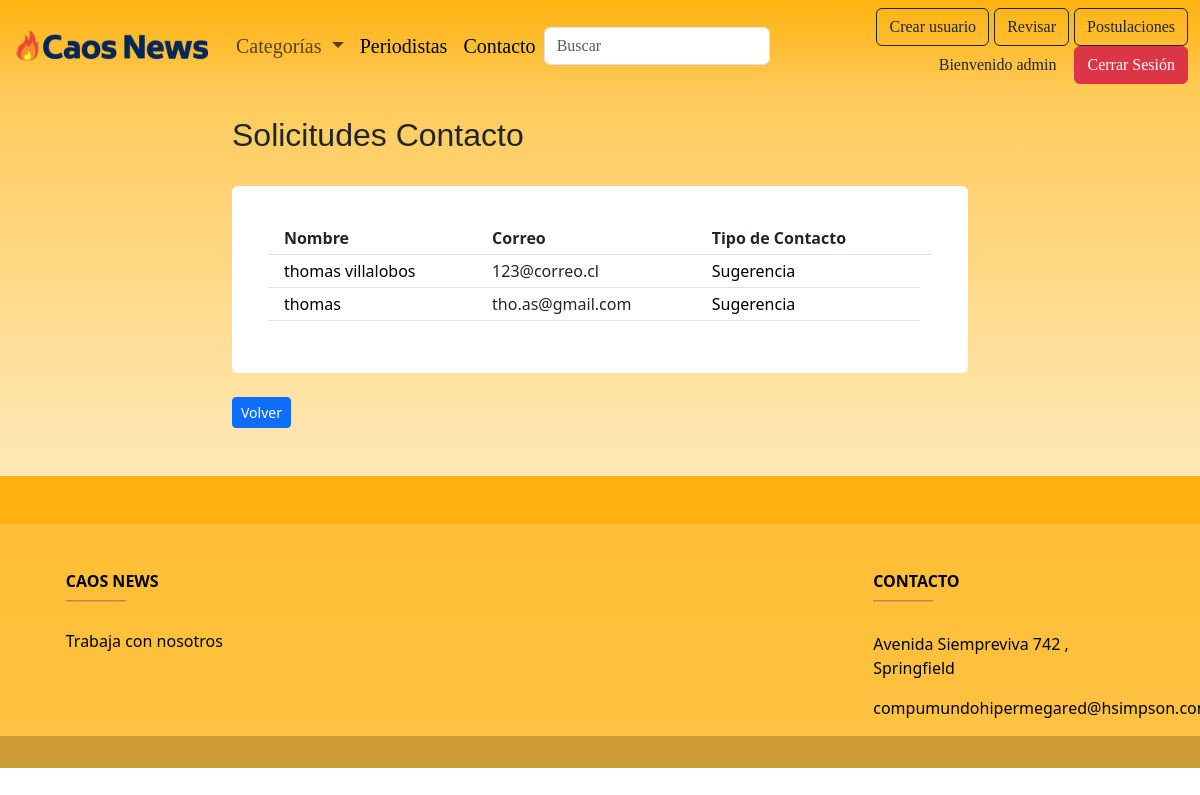
Page /mantenedor/listar_solicitudes (signed in) on the committed database.
### appweb/models.py (models this page shows, shortened)
class Contacto(models.Model):
    nombre = models.CharField(max_length=200)
    email = models.CharField(max_length=200)
    telefono = models.IntegerField()
    tipo_contacto = models.IntegerField(choices=tipos_contacto, null=True)
    mensaje = RichTextField(null=True)

### appweb/views.py (the view)
# urls.py: path('mantenedor/listar_solicitudes', listar_solicitudes , name="listar_solicitudes"),
@login_required(login_url="/accounts/login")
@permission_required(['appweb.delete_noticia'], login_url="/accounts/login")
def listar_solicitudes(request):
    listarSolicitudes = Contacto.objects.all()
    data={
        "listarSolicitud": listarSolicitudes
    }
    return render(request, "mantenedor/listar_solicitudes.html", data)

### appweb/templates/mantenedor/listar_solicitudes.html (shortened to what this page needs)
{% extends 'base.html' %}
{% load static %}
{% block contenido %}
<body style="background:linear-gradient(to bottom, #ffae00bb,rgba(255, 0, 0, 0)) no-repeat; ">
  <div class="container">
    <div class="row">
      <div class="col-2"></div>
      <div class="col-8">
        <br>
        <h2>Solicitudes Contacto</h2>
        <br>
        <div class="card" style="width: 100%; margin: auto; border: none;">
          <div class="card-body" style="margin: 20px;">
            <table class="table table-sm">
              <thead>
                <tr>
                  <th scope="col"></th>
                  <th scope="col">Nombre</th>
                  <th scope="col">Correo</th>
                  <th scope="col">Tipo de Contacto</th>
                  <th scope="col"></th>
                </tr>
                {% if listarSolicitud %}
                {% for p in listarSolicitud %}
              </thead>
              <tbody>
                <tr>
                  <th scope="row"></th>
                  <td>
                    <a style="text-decoration: none; color: black;" href="{% url 'detalle_solicitudes' p.pk %}">{{p.nombre}}</a>
                  </td>
                  <td>{{p.email}}</td>
                  <td>
                    <a style="text-decoration: none; color: black;" href="{% url 'detalle_solicitudes' p.pk %}">
                    {% if p.tipo_contacto == 0 %}
                    Sugerencia
                    {% elif l.estado == 1 %}
                    Reclamo
                    {% elif l.estado == 2 %}
                    Felicitaciones
                    {% else %}
                    SIN INFORMACION
                    {% endif %}
                  </a>
                  </td>
                  {% endfor %}
              </tbody>
              {% else %}
              <h1>No hay registro de Contacto</h1>
              {% endif %}
            </table>
          </div>
        </div>
        <br>
        <a href="{% url 'listar_noticia_admin' %}" class="btn btn-primary btn-sm" >Volver </a>
      </div>
      <div class="col-2"></div>
    </div>
  </div>
</body>
{% endblock %}

### appweb/templates/base.html (shortened to what this page needs)
<!DOCTYPE html>
<html lang="en">
<head>
  {% load static %}
  <link rel="stylesheet" href="{% static 'css/style.css' %}">
  <link href="https://cdn.jsdelivr.net/npm/bootstrap@5.3.0/dist/css/bootstrap.min.css" rel="stylesheet"
>
</head>
<body>
  <nav class="navbar navbar-expand-lg bg-body-tertiary;">
    <div class="container-fluid">
      <a class="navbar-brand" href="{% url 'home' %}">
        <img src="{% static './images/caoes news chico.png' %}" style="color: aquamarine;" height="40"
          class="d-inline-block align-center" alt="Logo">
      </a>
      <div class="collapse navbar-collapse" id="navbarSupportedContent">
        <ul class="navbar-nav me-auto mb-2 mb-lg-0">
          <li class="nav-item dropdown">
            <div class="dropdown">
              <button class="nav-link dropdown-toggle" type="button" data-bs-toggle="dropdown" aria-expanded="false">
                Categorías
              </button>
            </div>
          </li>
          <li class="nav-item">
            <a class="nav-link active" aria-current="page" href="{% url 'filtro_autor' %}">Periodistas</a>
          </li>
          <li class="nav-item">
            <a class="nav-link active" aria-current="page" href="{% url 'contacto' %}">Contacto</a>
          </li>
        </ul>
        <form class="col-12 col-lg-auto mb-3 mb-lg-0 me-lg-3" role="search" action="" method="POST">
          <input type="search" name="valor_buscado" class="form-control form-control-dark " placeholder="Buscar"
            aria-label="Search">
        </form>
        <div class="text-end">
          {% if user.is_authenticated and user.is_superuser %}
          <a href="{% url 'registro' %}" class="btn btn-outline-dark">Crear usuario</a>
          <a href="{% url 'listar_noticia_admin' %}" class="btn btn-outline-dark">Revisar</a>
          <a href="{% url 'listar_postulaciones' %}" class="btn btn-outline-dark bg-orangered">Postulaciones</a>
          <label class="btn">Bienvenido {{user.username}}</label>
          <a href="{% url 'logout' %}">
            <button type="button" class="btn btn-danger">Cerrar Sesión</button>
          </a>
          {% else %}
          <a href="{% url 'login' %}" class="btn btn-outline-dark">Login</a>
          {% endif %}
        </div>
      </div>
    </div>
  </nav>
  <main>
    {% block contenido %}
    {% endblock %}
  </main>
</body>
<br>
<br>
<footer class="text-center text-lg-start text-black" style="background-color: #ffae00bb">
  <section class="d-flex justify-content-between p-4" style="background-color: #ffae00bb">
  </section>
  <section class="">
    <div class="container text-center text-md-start mt-5">
      <div class="row mt-3">
        <div class="col-md-3 col-lg-4 col-xl-3 mx-auto mb-4">
          <h6 class="text-uppercase fw-bold">Caos News</h6>
          <hr class="mb-4 mt-0 d-inline-block mx-auto" style="width: 60px; background-color: #7c4dff; height: 2px" />
          <a style="color: black; text-decoration: none;" href="{% url 'formulario_postulacion' %}">
            <h6> Trabaja con nosotros</h6>
          </a>
        </div>
        <div class="col-md-2 col-lg-2 col-xl-2 mx-auto mb-4">
        </div>
        <div class="col-md-3 col-lg-2 col-xl-2 mx-auto mb-4">
        </div>
        <div class="col-md-4 col-lg-3 col-xl-3 mx-auto mb-md-0 mb-4">
          <h6 class="text-uppercase fw-bold">Contacto</h6>
          <hr class="mb-4 mt-0 d-inline-block mx-auto" style="width: 60px; background-color: #7c4dff; height: 2px" />
          <p> Avenida Siempreviva 742 , Springfield</p>
          <p> compumundohipermegared@hsimpson.com</p>
        </div>
      </div>
    </div>
  </section>
  <div class="text-center p-3" style="background-color: rgba(0, 0, 0, 0.2)">
  </div>
</footer>
</html>

### appweb/static/css/style.css (style rules this page uses)
nav { background:linear-gradient(to bottom, #ffae00bb,rgba(255, 0, 0, 0)); font-family:Cambria, Cochin, Georgia, Times, 'Times New Roman', serif; font-size: 20px; color: red; font-weight:normal; }
a { text-decoration: none; color: black; }
h2 { font-family:'Franklin Gothic Medium', 'Arial Narrow', Arial, sans-serif; font-size: 28px; color:rgb(0, 0, 95); font-weight: bolder; text-align: left; margin-top: 50px; }

### rows in the picture
Contacto: nombre "thomas villalobos", email "123@correo.cl", tipo_contacto "Sugerencia"
Contacto: nombre "thomas", email "tho.as@gmail.com", tipo_contacto "Sugerencia"

### other values in the picture
{{ user.username }} "admin"
